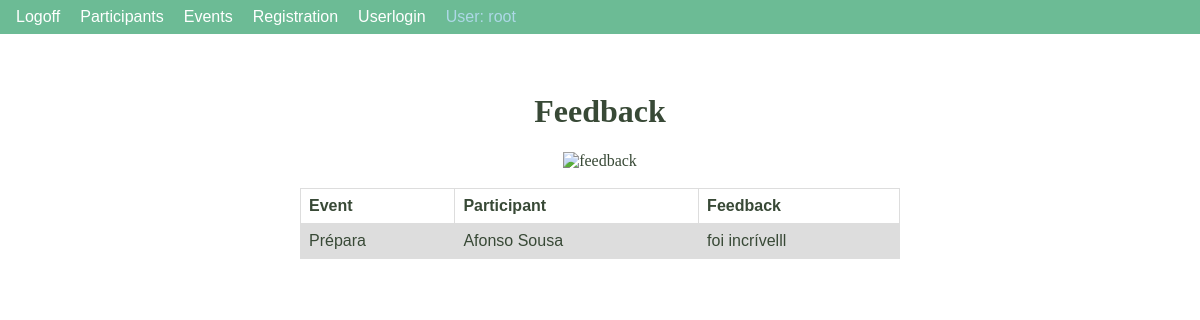
The page /feedbackT (signed in) on the database as committed earlier.
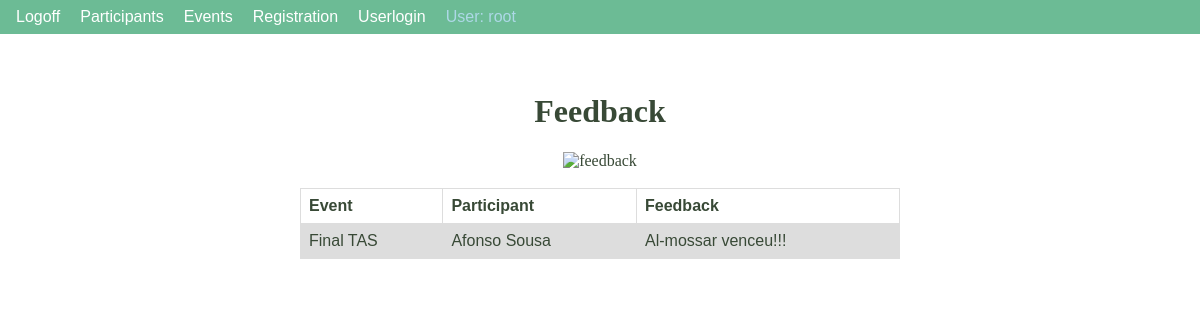
The same page on the database as committed later.
### tables this page shows
CREATE TABLE "Feedback" (
	"registration_code"	TEXT,
	"feedback"	TEXT,
	PRIMARY KEY("registration_code")
);

### app.py (the view)
@app.route("/feedbackT", methods=["post","get"])
def feedbackT():
    submenu = request.args.get("subm")
    Feedback.read(filename)
    return render_template("feedbackT.html",objlst=Feedback.obj,
                           ulogin=session.get("user"),usergroup=session.get('usergroup'),submenu=submenu,
                           Event=Event,Participant=Participant)

### classes/event.py (called while the page is built)
    @property
    def name(self):
        return self._name

### classes/feedback.py (called while the page is built)
    @property
    def registration_code(self):
        return self._registration_code

    @property
    def feedback(self):
        return self._feedback

### classes/gclass.py (called while the page is built)
    @classmethod
    def from_string(cls, str_data):
        str_list = str_data.split(";")
        strarg = 'cls(str_list[0]'
        for i in range(1, len(str_list)):
            strarg += ',str_list[' + str(i) + ']'
        strarg += ')'
        return eval(strarg)

    @classmethod
    def read(cls, path = ''):
        cls.obj = dict()
        cls.lst = list()
        cls.path = path
        try:
            fh = open(path, 'r')
            fh.close()
            lista = cls.sqlexe("select * from " + cls.__name__)
            if lista != None:
                for r in lista:
                    objstr = f'{r[0]}'
                    for att in range(1,len(lista[0])):
                        objstr += f';{r[att]}'
                    cls.from_string(objstr)
        except FileNotFoundError:
            print(f"ERROR: {path} data file not found")
        except BaseException as err:
            print(f"Error in read method:\n{err}\n{type(err)}")
            sys.exit()

    @classmethod
    def sqlexe(cls, command):
        resul = None
        try:
            con = sqlite3.connect(cls.path)
            cur = con.cursor()
            con.row_factory = sqlite3.Row
            tname = cls.__name__
            cur = con.execute(f"SELECT name FROM sqlite_master WHERE type='table' AND name='{tname}'")
            table = cur.fetchone()
            if table is None or table[0] != tname:
                print(f"ERROR: table {tname} missing in database {cls.path}")
                sys.exit()
            cur = con.execute(command)
            resul = cur.fetchall()
            con.commit()
            con.close()
        except sqlite3.Error as er:
            print(f'sqlite error: {er}')
        return resul

### classes/participant.py (called while the page is built)
    @property
    def name(self):
        return self._name

### templates/feedbackT.html
{% extends 'base.html' %}
{% block title %}
    <link rel="stylesheet" href="{{ url_for('static', filename='css/main.css')}}">
{% endblock %}
{% block content %}
    <div class="dados">
        <br><br><br><br>
            <h1>Feedback</h1>
            <img src="/static/images/feedback.jpg" alt="feedback" width="300" height="200">
        <br><br>
        <table>
            <tr>
                <th>Event</th>
                <th>Participant</th>
                <th>Feedback</th>
            </tr>
            {% for obj in objlst.values() %}
                    <tr>
                    <td>{{Event.obj[obj.registration_code[9:]].name}}</td>
                    <td>{{Participant.obj[obj.registration_code[:9]].name}}</td>
                    <td>{{obj.feedback}}</td>
                    </tr>
            {% endfor %}
        </table>
    </div>
{% endblock %}

### templates/base.html (shortened to what this page needs)
<!doctype html>
<html lang="en">
  <head>
    {% block title %}
    {% endblock %}
  </head>
    <body>
        <nav>
            <ul class="menu">
                {% if ulogin == None %}
                    <li><a class="button" href="/login">Login</a></li>
                {% else %}
                    {% if usergroup == 'users' %}
                        <li><a class="button" href="/logoff">Logoff</a></li>
                        <li><a class="button" href="/gform/Participant">Participants</a></li>
                        <li><a class="button" href="/eventsT">Events</a></li>
                        <li><a class="button" href="/submenu?subm=registration">Registration</a></li>
                        <li><a class="button" style="color:lightblue">User: {{ulogin}}</a></li>
                        <br><br>
                        {% if submenu == "registration" %}
                            <li><a class="button" href="/subform/Participant_Registration?subm=registration">Registration</a></li>
                            <li><a class="button" href="/gform/Feedback?option=insert">Feedback</a></li>
                        {% endif %}
                    {% else %}
                        <li><a class="button" href="/logoff">Logoff</a></li>
                        <li><a class="button" href="/gform/Participant">Participants</a></li>
                        <li><a class="button" href="/submenu?subm=event">Events</a></li>
                        <li><a class="button" href="/submenu?subm=registration">Registration</a></li>
                        <li><a class="button" href="/Userlogin">Userlogin</a></li>
                        <li><a class="button" style="color:lightblue">User: {{ulogin}}</a></li>
                    {% endif %}
                {% endif %}
            </ul>
        </nav>
    {% block content %}
    {% endblock %}
  </body>
</html>

### static/css/main.css (style rules this page uses)
body { margin: 0; min-height: 300px; }
nav { width: 100%; float: left; }
.menu { margin: 0; padding: 8px; height: 100%; background-color: #6CBB95; }
.menu li { display: inline; }
.button { font-family: Arial; font-size: 1em; font-style: none; color: #ffffff; padding: 8px; text-decoration: none; }
.button:link { background-color: #6CBB95; color: #ffffff; }
.dados { font-family: Castellar ; color:#384936; font-style: none; text-align: center; justify-content: center; font-size: 1em; text-decoration: none; }
table { font-family: arial, sans-serif; border-collapse: collapse; width: 50%; margin-left: auto; margin-right: auto; }
td, th { border: 1px solid #dddddd; text-align: left; padding: 8px; }
tr:nth-child(even) { background-color: #dddddd; }
body { background-image: url(https://i.pinimg.com/564x/33/0c/09/330c0903a27fd02fcd3c53f8d56b6f2a.jpg) }

Rows that differ between the two databases and show on the page:
removed Feedback: obj "Prépara", obj "Afonso Sousa", feedback "foi incrívelll"
added Feedback: obj "Final TAS", obj "Afonso Sousa", feedback "Al-mossar venceu!!!"
